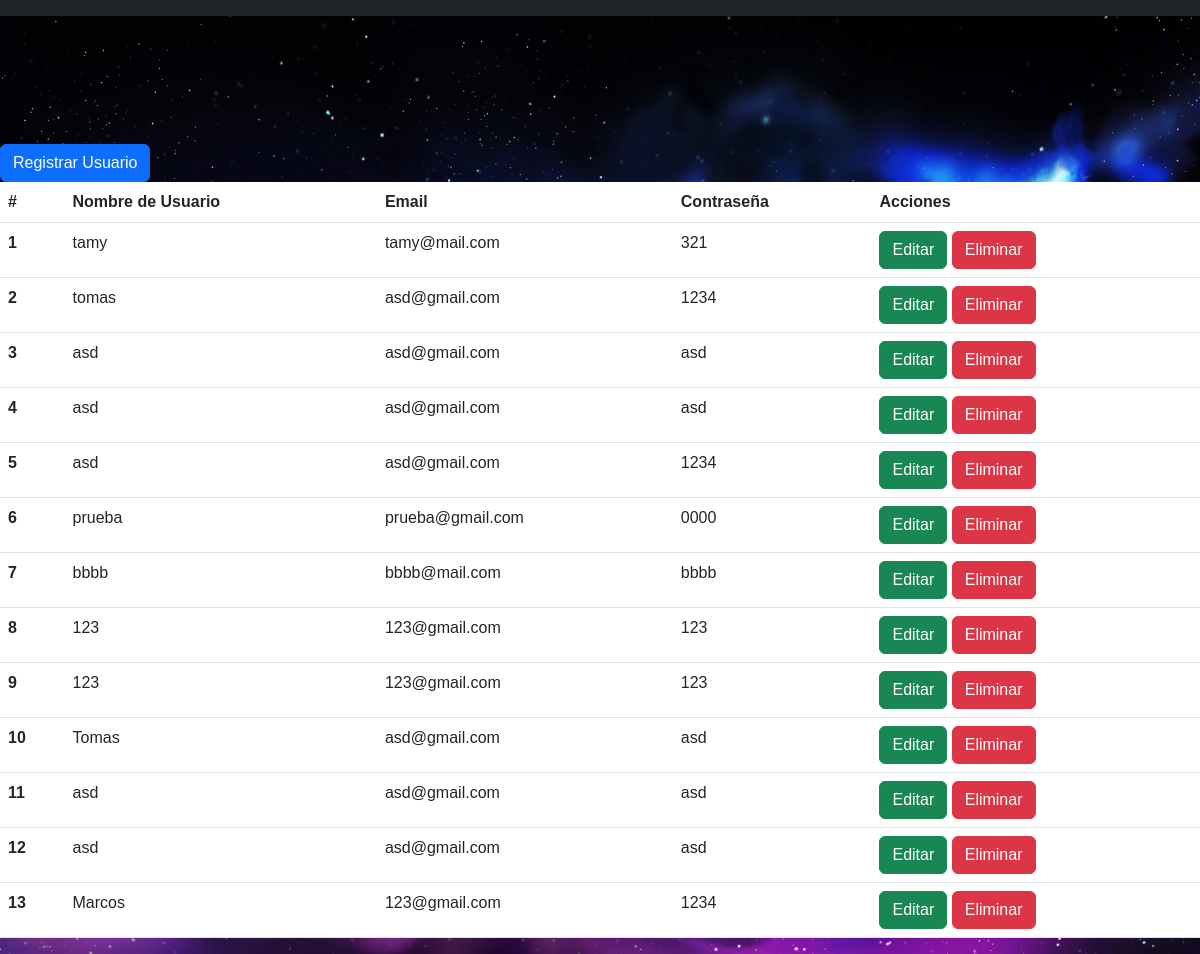
Screenshot of /mostrar_usuarios/ with the database file from the repository.
### app1/models.py (models this page shows, shortened)
class Usuario(models.Model):
    nombre_usuario = models.CharField(max_length=100)
    email = models.EmailField()
    contraseña = models.CharField(max_length=100)

### app1/views.py (the view)
# urls.py: path('mostrar_usuarios/', views.mostrar_usuarios, name='mostrar_usuarios'),
def mostrar_usuarios(request):
    usuarios = Usuario.objects.all()  # Obtén todos los usuarios de la base de datos
    context = {'usuarios': usuarios}  # Crea un diccionario con los datos de los usuarios
    return render(request, 'mostrar.html', context)

### app1/templates/mostrar.html (shortened to what this page needs)
{% load static %}
<!doctype html>
<html lang="es">
<head>
    <link href="https://cdn.jsdelivr.net/npm/bootstrap@5.3.0/dist/css/bootstrap.min.css" rel="stylesheet">
    <link rel="stylesheet" href="{% static 'css/mostrar.css' %}">
</head>
<body>
    <nav class="navbar navbar-dark bg-dark fixed-top cabecera">
    </nav>
    <br><br><br><br><br><br>
    <div class="col-md-12">
        <span><a href="/addnew" class="btn btn-primary">Registrar Usuario</a></span>
        <div class="table-responsive">
            <table class="table">
                <thead>
                    <tr>
                        <th scope="col">#</th>
                        <th scope="col">Nombre de Usuario</th>
                        <th scope="col">Email</th>
                        <th scope="col">Contraseña</th>
                        <th scope="col">Acciones</th>
                    </tr>
                </thead>
                <tbody>
                    {% for usuario in usuarios %}
                    <tr>
                        <th scope="row">{{ forloop.counter }}</th>
                        <td>{{ usuario.nombre_usuario }}</td>
                        <td>{{ usuario.email }}</td>
                        <td>{{ usuario.contraseña }}</td>
                        <td>
                            <a href="/edit/{{ usuario.id }}" class="btn btn-success">Editar</a>
                            <a href="/destroy/{{ usuario.id }}" class="btn btn-danger">Eliminar</a>
                        </td>
                    </tr>
                    {% endfor %}
                </tbody>
            </table>
        </div>
    </div>
</body>
</html>

### app1/static/css/mostrar.css (style rules this page uses)
body { margin: 0; padding: 0; font-family: Verdana, Geneva, Tahoma, sans-serif; background: linear-gradient(rgb(119, 1, 255),rgb(108, 2, 230),rgb(87, 2, 185),rgb(66, 0, 141),rgb(40, 0, 85),rgb(13, 0, 29)); height: 100vh; background-image:url("../images/fondo1.jpg"); background-size: cover; background-repeat: no-repeat; background-attachment: fixed; background-position: center; width: 100%; height: 100%; color: black; }

### rows the page displays
Usuario: nombre_usuario "tamy", email "tamy@mail.com", contraseña "321"
Usuario: nombre_usuario "tomas", email "asd@gmail.com", contraseña "1234"
Usuario: nombre_usuario "asd", email "asd@gmail.com", contraseña "asd"
Usuario: nombre_usuario "asd", email "asd@gmail.com", contraseña "asd"
Usuario: nombre_usuario "asd", email "asd@gmail.com", contraseña "1234"
Usuario: nombre_usuario "prueba", email "prueba@gmail.com", contraseña "0000"
Usuario: nombre_usuario "bbbb", email "bbbb@mail.com", contraseña "bbbb"
Usuario: nombre_usuario "123", email "123@gmail.com", contraseña "123"
Usuario: nombre_usuario "123", email "123@gmail.com", contraseña "123"
Usuario: nombre_usuario "Tomas", email "asd@gmail.com", contraseña "asd"
Usuario: nombre_usuario "asd", email "asd@gmail.com", contraseña "asd"
Usuario: nombre_usuario "asd", email "asd@gmail.com", contraseña "asd"
Usuario: nombre_usuario "Marcos", email "123@gmail.com", contraseña "1234"
